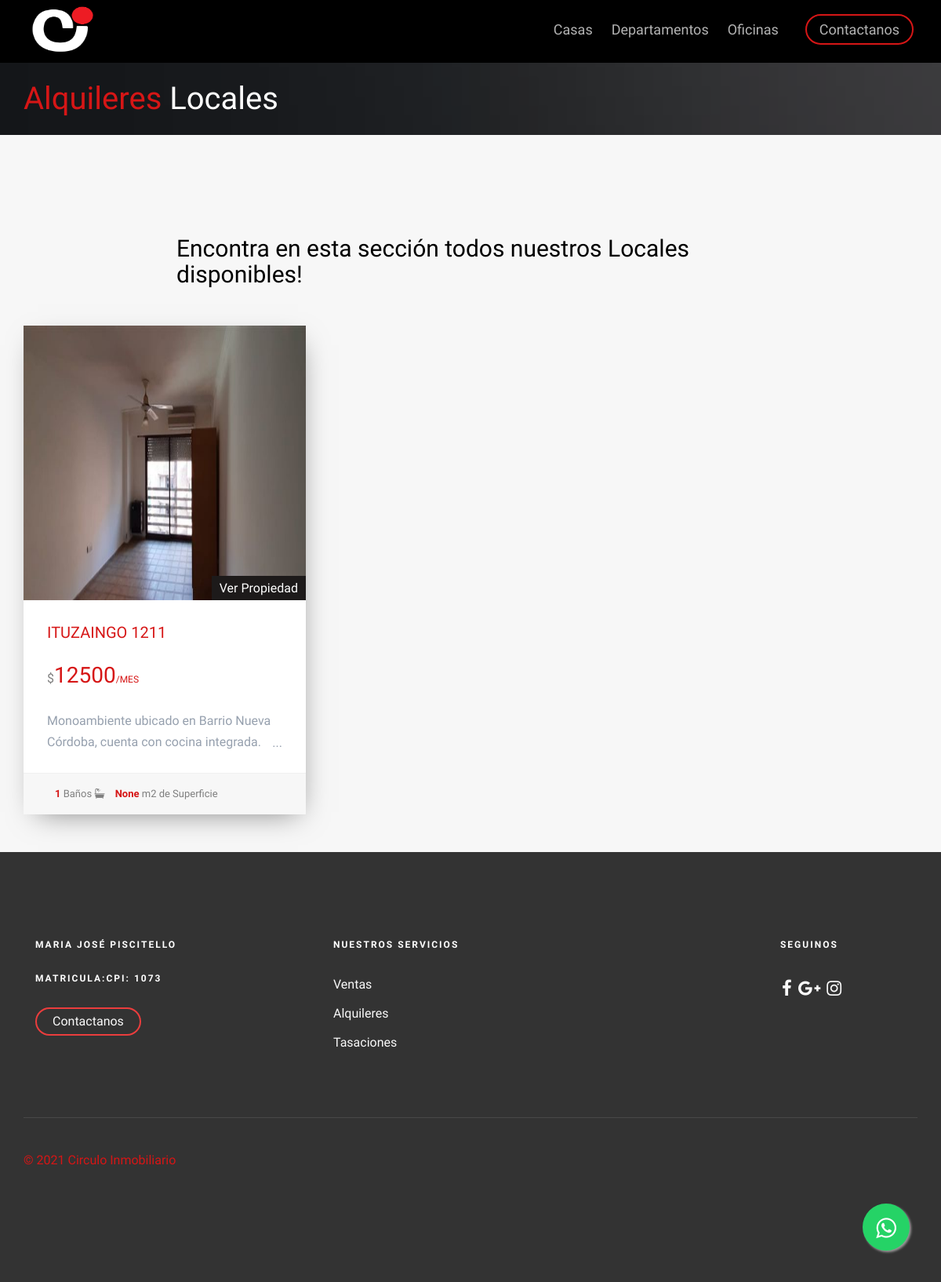
The page /alquileres/alqui_locales/ on the database its author committed.
### Alquileres/models.py (models this page shows, shortened)
class PostImagenes(models.Model):
    post= models.ForeignKey(PostAlquiler, default =None ,on_delete=models.CASCADE)
    image = models.ImageField(upload_to ="Imagenes",verbose_name="Imagenes")
    class Meta:
        verbose_name="Agregar una Imagen"
        verbose_name_plural="Agregar mas Imagenes"

class PostAlquiler(models.Model):
    balcon=(('Con Balcon','Con Balcon'),('',''))
    balcon = models.CharField(max_length=100, choices = balcon,default="Con Balcon", null=True, blank=True)
    frente= (('Externo','Externo'),('Contrafrente','Contrafrente'))
    frente = models.CharField(max_length=100,choices=frente, default = "Externo")
    title=  models.CharField(max_length=200, verbose_name="Titulo ")
    content = models.TextField(verbose_name="Contenido",max_length=800,)
    imagen = models.ImageField(verbose_name="Imagen", blank =True ,null =True,upload_to="Alquileres")
    price = models.IntegerField(verbose_name="Precio")
    ambientes = models.IntegerField(verbose_name="Dormitorios o Ambientes",blank =True ,null =True)
    superficie= models.IntegerField(verbose_name="Superficie (locales u oficinas)",blank =True,null =True )
    baños= models.IntegerField(verbose_name="Baños",blank = True,null =True)
    plantas= models.IntegerField(verbose_name="Plantas (locales u oficinas)", blank = True,null =True)
    autor = models.ForeignKey(User,verbose_name="Autor", on_delete=models.CASCADE)
    categories= models.ManyToManyField(Category, verbose_name="Categoria")
    created = models.DateTimeField(auto_now_add=True, verbose_name="Creado")
    updated = models.DateTimeField(auto_now=True, verbose_name="Editado")
    class Meta:
            verbose_name="Publicacion"
            verbose_name_plural="Plublicaciones"
            ordering= ["-created"]

### Alquileres/views.py (the view)
# urls.py: path('alqui_locales/', views.alqui_locales ,name ="alqui_locales"),
def alqui_locales(request):
    locales= PostAlquiler.objects.filter(categories=Category.objects.get(nombre="Locales"))
    return render(request,'Alquileres/alqui_locales.html',{'locales': locales})

### Alquileres/templates/Alquileres/alqui_locales.html (shortened to what this page needs)
{% extends 'App1/base.html'%} {% load static %} {% block header %}
<div id="fh5co-page">
    <header id="fh5co-header" role="banner">
        <div class="container">
            <div class="row">
                <div class="header-inner">
                    <span class="rounded-circle">
				  		<span class="rounded-circle">
                            <span class="rounded-circle"><a href="{% url 'inicio' %}"><img src="{% static 'Appp1/images/1_negro.png' %}" style="margin-top: 8px" width="90px" height="60px"> </img>
				  </span>
                    </span>
                    <nav role="navigation">
                        <ul>
                            <li><a href="{% url 'alqui_casas' %}">Casas </a></li>
                            <li><a href="{% url 'alqui_departamentos' %}">Departamentos </a></li>
                            <li><a href="{% url 'alqui_oficinas' %}"> Oficinas</a></li>
                            <li class="cta"><a href="{% url 'contacto' %}">Contactanos</a></li>
                        </ul>
                    </nav>
                </div>
            </div>
        </div>
    </header>
    {% endblock %} {% block content %}
    <div class="fh5co-page-title" style="background-image: url({% static 'Appp1/images/slide_6.jpg'%});">
        <div class="overlay"></div>
        <div class="container">
            <div class="row">
                <div class="col-md-12 animate-box">
                    <h1><a href="{% url 'alquiler' %}" style="text-decoration:none">Alquileres</a></span> Locales </h1>
                </div>
            </div>
        </div>
    </div>
    <div id="best-deal">
        <div class="container">
            <div class="row">
                <div class="col-md-8 col-md-offset-2 text-center fh5co-heading animate-box" data-animate-effect="fadeIn">
                    <h2>Encontra en esta sección todos nuestros Locales disponibles!</h2>
                </div>
                {% for locale in locales %}
                <div class="col-md-4 item-block animate-box" data-animate-effect="fadeIn">
                    <div class="fh5co-property">
                        <figure>
                            <div id="carouselExampleControls" class="carousel slide" data-ride="carousel">
                                <div class="carousel-inner">
                                    {% for pi in locale.postimagenes_set.all %}
                                    <div class="item {% if forloop.first %} active {% endif %}">
                                        <img class="carousel-inner" src="{{pi.image.url}}" alt="First slide">
                                    </div>
                                    {% endfor %}
                                </div>
                            </div>
                            <a href="{% url 'ofice_local_details_alquis' locale.id  %}" class="tag"> Ver Propiedad</a>
                        </figure>
                        <div class="fh5co-property-innter">
                            <h3><a href="{% url 'ofice_local_details_alquis' locale.id  %}">{{locale.title}}</a></h3>
                            <div class="price-status">
                                <span class="per">$</span><span class="price">{{locale.price}}<span class="per">/Mes</span></span>
                            </div>
                            <div class="property-content-wrapper">
                                <p>{{locale.content}} </p>
                            </div>
                        </div>
                        <p class="fh5co-property-specification">
                            <span><strong>{{locale.baños}}</strong> Baños  <i class="fa fa-bath"></i></span> <span><strong>{{locale.superficie}}  </strong>   m2 de Superficie </span>
                        </p>
                    </div>
                </div>
                {% endfor %}
            </div>
        </div>
        {% endblock %}

### App1/static/Appp1/css/icomoon.css (style rules this page uses)
.fa { font-family: 'FontAwesome' !important; }

### rows shown on the page
PostAlquiler: title "ITUZAINGO 1211", price "12500", content "Monoambiente ubicado en Barrio Nueva Córdoba, cuenta con cocina integrada.…", baños "1", superficie "None"
PostImagenes: image (picture)
